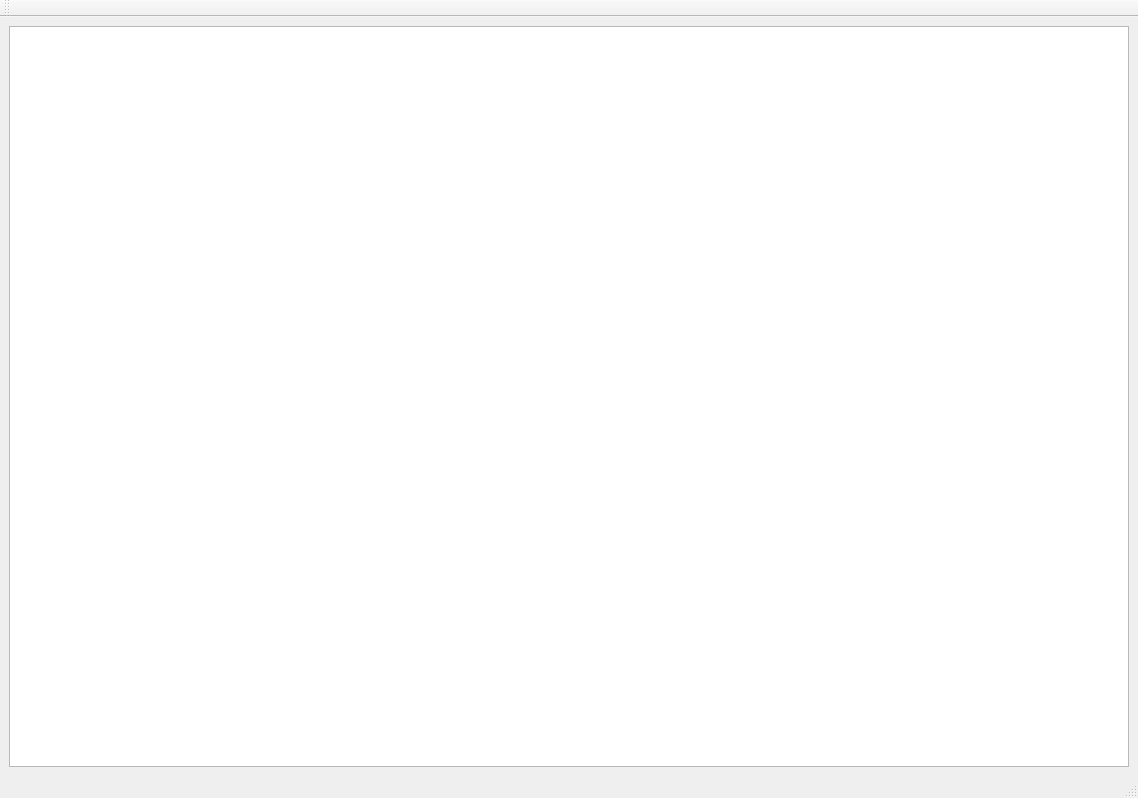
<?xml version="1.0" encoding="UTF-8"?>
<ui version="4.0">
 <class>Viewer</class>
 <widget class="QMainWindow" name="Viewer">
  <property name="geometry">
   <rect>
    <x>0</x>
    <y>0</y>
    <width>1138</width>
    <height>798</height>
   </rect>
  </property>
  <property name="windowTitle">
   <string>Geodata Viewer</string>
  </property>
  <widget class="QWidget" name="centralwidget">
   <layout class="QGridLayout" name="gridLayout_2">
    <item row="0" column="0">
     <layout class="QGridLayout" name="mainGridLayout">
      <item row="0" column="0">
       <widget class="QGraphicsView" name="graphicsView">
        <property name="focusPolicy">
         <enum>Qt::WheelFocus</enum>
        </property>
        <property name="verticalScrollBarPolicy">
         <enum>Qt::ScrollBarAlwaysOff</enum>
        </property>
        <property name="horizontalScrollBarPolicy">
         <enum>Qt::ScrollBarAlwaysOff</enum>
        </property>
        <property name="interactive">
         <bool>true</bool>
        </property>
        <property name="dragMode">
         <enum>QGraphicsView::ScrollHandDrag</enum>
        </property>
        <property name="resizeAnchor">
         <enum>QGraphicsView::AnchorUnderMouse</enum>
        </property>
        <property name="rubberBandSelectionMode">
         <enum>Qt::ContainsItemShape</enum>
        </property>
       </widget>
      </item>
     </layout>
    </item>
   </layout>
  </widget>
  <widget class="QStatusBar" name="statusbar"/>
  <widget class="QToolBar" name="toolBar">
   <property name="windowTitle">
    <string>toolBar</string>
   </property>
   <attribute name="toolBarArea">
    <enum>TopToolBarArea</enum>
   </attribute>
   <attribute name="toolBarBreak">
    <bool>false</bool>
   </attribute>
  </widget>
  <action name="actionOpen">
   <property name="icon">
    <iconset>
     <normalon>../../../../../0_PYTHON_27/3_LSAT_TOOLBOX/ImagePNG/MonteCarlo2.png</normalon>
    </iconset>
   </property>
   <property name="text">
    <string>Open...</string>
   </property>
   <property name="iconVisibleInMenu">
    <bool>true</bool>
   </property>
  </action>
  <action name="actionExit">
   <property name="text">
    <string>Exit...</string>
   </property>
   <property name="toolTip">
    <string>Close the application</string>
   </property>
   <property name="iconVisibleInMenu">
    <bool>false</bool>
   </property>
  </action>
  <action name="actionContent_window">
   <property name="checkable">
    <bool>true</bool>
   </property>
   <property name="checked">
    <bool>true</bool>
   </property>
   <property name="text">
    <string>Content window...</string>
   </property>
  </action>
 </widget>
 <resources/>
 <connections/>
</ui>
